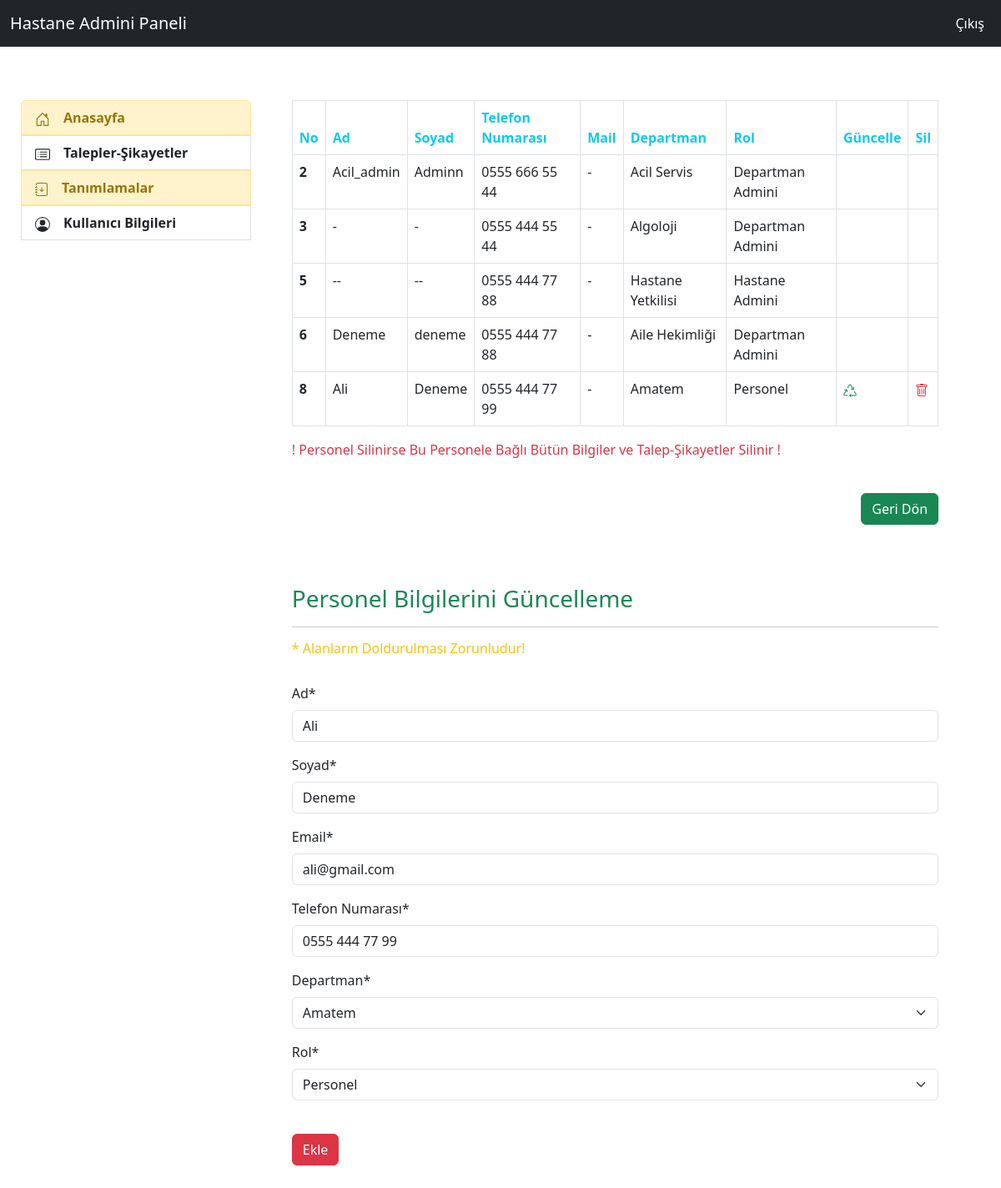
The app's page /feedbacks/admin_register_personel_update/8 (signed in) with its own data.
### user/models.py (models this page shows, shortened)
class UserAddProfile(models.Model):
    user = models.OneToOneField(User,on_delete=models.CASCADE,verbose_name="Kullancı Adı")
    user_company = models.ForeignKey(Company,verbose_name="Hastane",on_delete=models.CASCADE)
    user_role = models.ForeignKey(UserRoles,verbose_name="Rol",on_delete=models.CASCADE)
    user_department = models.ForeignKey(Department,verbose_name="Departman",on_delete=models.CASCADE)
    user_phone = PhoneNumberField(verbose_name="Telefon Numarası")
    user_country = models.ForeignKey(Country,verbose_name="Ülke",on_delete=models.CASCADE)
    user_city = models.ForeignKey(City,verbose_name="Şehir",on_delete=models.CASCADE)
    user_adress = models.TextField(max_length=100,verbose_name="Adres",blank=True,null=True)
    user_status = models.CharField(max_length=5,choices=user_status_choice,verbose_name="Statü")

class UserRoles(models.Model):
    name = models.CharField(max_length=21,verbose_name="user_roles",choices=userroles_choice)
    def __str__(self):
        return self.name

### feedback/models.py (models this page shows)
class Department(models.Model):
    idcompany= models.ForeignKey(Company,on_delete=models.CASCADE,verbose_name="dprt_company")
    name = models.CharField(max_length=50,verbose_name="Departman Adı")
    status = models.CharField(max_length=6,verbose_name="Durum",choices=status_choices)
    def __str__(self):
        return self.name

### feedback/views.py (the view, shortened to what this page needs)
# urls.py: path('admin_register_personel_update/<int:id>',views.admin_register_personel_update,name="admin_register_personel_update"),
@login_required(login_url="login:user")
def admin_register_personel_update(request,id):
    k_user = request.user
    d_user = UserAddProfile.objects.filter(user=k_user).first()
    company_id = d_user.user_company.id
    user_all = UserAddProfile.objects.filter(user_company=company_id)
    user = UserAddProfile.objects.get(id=id)
    user_profile = User.objects.all()
    update_user = User.objects.get(id=user.user_id)
    user_form = AdminUserAddForm(request.POST or None,instance=user)
    context={
        "user_all":user_all,
        "user_form":user_form,
        "update_user":update_user,
        "id":id,
        "user_profile":user_profile,
    }
    return render(request,"admin/admin_register_personel_update.html",context)

### user/forms.py
class AdminUserAddForm(ModelForm):
    class Meta:
        model = UserAddProfile
        fields = ["user_phone","user_department","user_role"]

### templates/admin/admin_register_personel_update.html (shortened to what this page needs)
{% extends "admin/layout.html" %}
{% block content %}
{% load crispy_forms_tags %}
{% if user_all %}
<table class="table table-bordered">
  <thead>
    <tr>
      <th scope="col" class="text-info">No</th>
      <th scope="col" class="text-info">Ad</th>
      <th scope="col" class="text-info">Soyad</th>
      <th scope="col" class="text-info">Telefon Numarası</th>
      <th scope="col" class="text-info">Mail</th>
      <th scope="col" class="text-info">Departman</th>
      <th scope="col" class="text-info">Rol</th>
      <th scope="col" class="text-info">Güncelle</th>
      <th scope="col" class="text-info">Sil</th>
    </tr>
  </thead>
  <tbody>
        {% for user in user_all %}
            {% if user.user_role.name == "Hastane Admini" or user.user_role.name == "Departman Admini" or user.user_role.name == "Departman Kullanıcısı" or user.user_role.name == "Personel"  %}
              <tr>
                <td><b>{{user.id}}</b></td>
                {% for u in user_profile  %}
                    {% if u.id == user.user_id %}
                        {% if u.first_name %}
                            <td>{{u.first_name}}</td>
                        {% else %}
                            <td>-</td>
                        {% endif %}
                        {% if u.last_name %}
                            <td>{{u.last_name}}</td>
                        {% else %}
                            <td>-</td>
                        {% endif %}
                    {% endif %}
                {% endfor %}
                <td>{{user.user_phone}}</td>
                {% if user.email %}
                    <td>{{user.email}}</td>
                {% else %}
                    <td>-</td>
                {% endif %}
                <td>{{user.user_department.name}}</td>
                <td>{{user.user_role.name}}</td>
                {% if user.user_role.name != "Hastane Admini" and user.user_role.name != "Departman Admini" %}
                <td><a class="text-success" href="{% url 'feedback:admin_register_personel_update' user.id %}">
                    </a></td>
                {% else %}
                    <td></td>
                {% endif %}
                {% if user.user_role.name != "Hastane Admini" and user.user_role.name != "Departman Admini" %}
                <td><a class="text-danger" href="{% url 'feedback:admin_register_personel_delete' user.id %}">
                     </a></td>
                {% else %}
                    <td></td>
                {% endif %}
              </tr>
            {% endif %}
        {% endfor %}
      </tbody>
    </table>
    <p class="text-danger">! Personel Silinirse Bu Personele Bağlı Bütün Bilgiler ve Talep-Şikayetler Silinir !</p>
    <br>
<div class="d-flex justify-content-end ">
    <a class="btn btn-success" href="{% url 'feedback:admin_register_personel' %}" >Geri Dön</a>
</div><br><br><br>
                <h3 class="text-success">Personel Bilgilerini Güncelleme</h3>
                <hr>
                <h6 class="text-warning" >* Alanların Doldurulması Zorunludur!</h6><br>
                            <form method="POST" >
									<div class="mb-3">
										<label class="form-label">Ad*</label>
										<input type="text" class="form-control"  value="{{update_user.first_name}}" name="first_name" required>
									</div>
									<div class="mb-3">
										<label class="form-label">Soyad*</label>
										<input type="text" class="form-control" value="{{update_user.last_name}}" name="last_name" required>
									</div>
									<div class="mb-3">
										<label class="form-label">Email*</label>
										<input type="email" class="form-control"  value="{{update_user.email}}" name="email" required>
									</div>
                                    {{user_form|crispy}}
                                <br>
                                <button type="submit" class="btn btn-danger" align="right" >Ekle</button>
                            </form>
                <br>
{% else %}
<div class="alert alert-danger">
Hastaneye Ait Personel Bilgisi Bulunmamaktadır.
</div>
{% endif %}
{% endblock content %}

### records on screen
UserAddProfile: id "2", user_phone "0555 666 55 44", user_department.name "Acil Servis", user_role.name "Departman Admini"
UserAddProfile: id "3", user_phone "0555 444 55 44", user_department.name "Algoloji", user_role.name "Departman Admini"
UserAddProfile: id "5", user_phone "0555 444 77 88", user_department.name "Hastane Yetkilisi", user_role.name "Hastane Admini"
UserAddProfile: id "6", user_phone "0555 444 77 88", user_department.name "Aile Hekimliği", user_role.name "Departman Admini"
UserAddProfile: id "8", user_phone "0555 444 77 99", user_department.name "Amatem", user_role.name "Personel", user_department "Amatem", user_role "Personel"

### other values on screen
{{ u.first_name }} "Acil_admin"
{{ u.last_name }} "Adminn"
{{ u.first_name }} "--"
{{ u.last_name }} "--"
{{ u.first_name }} "Deneme"
{{ u.last_name }} "deneme"
{{ u.first_name }} "Ali"
{{ u.last_name }} "Deneme"
